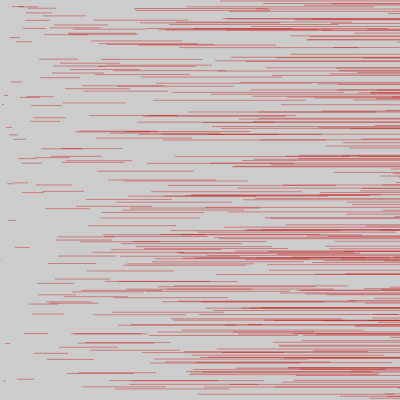
Frame 1 (no input)
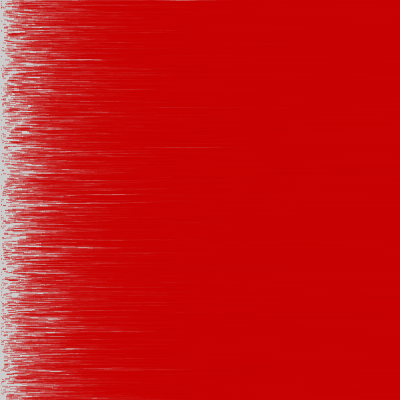
Frame 60 (the mouse pressed at the canvas centre just before this capture)
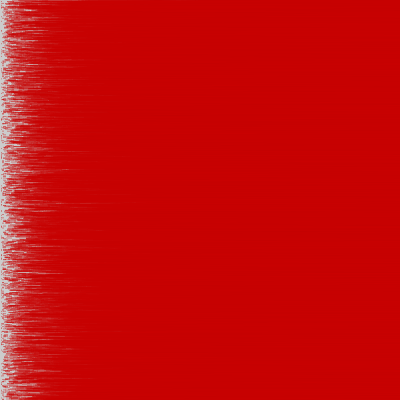
Frame 120 (the mouse held since frame 60 and released just before this capture)

The Processing sketch that drew these frames (run headless with seeded random() and noise(); from frame 60 on, the mouse is pressed at the canvas centre):

// Processing sketch: processing_60266
// ── processing_60266.pde

int x=0;
void setup(){
size(400,400);
smooth();
fill(132,112,255);
noStroke();
}

void draw(){
redT (1,1);
}
void redT(int c, int j) {
noStroke();
fill(200,0,0, 100);
for(int i=c; i<400; i=i+1) {
float r = random(400);
rect(i, r, i, j);
}
}
